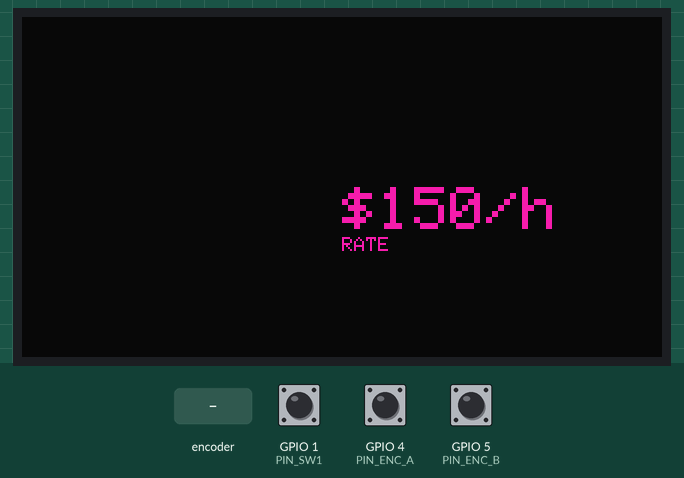
Simulated run of this sketch. Board: ESP32. On the bench: 320×170 colour display. The inputs (shaded band) are chosen by the test bench; at power-on: GPIO 1 (PIN_SW1) HIGH, GPIO 4 (PIN_ENC_A) HIGH, GPIO 5 (PIN_ENC_B) HIGH. What the sketch prints to the serial monitor is not drawn.

Above: at 1.3 s.
1.4 s: rotary encoder on GPIO 4 (PIN_ENC_A) / GPIO 5 (PIN_ENC_B) turned 3 steps (first pin leading)
At 3.0 s:
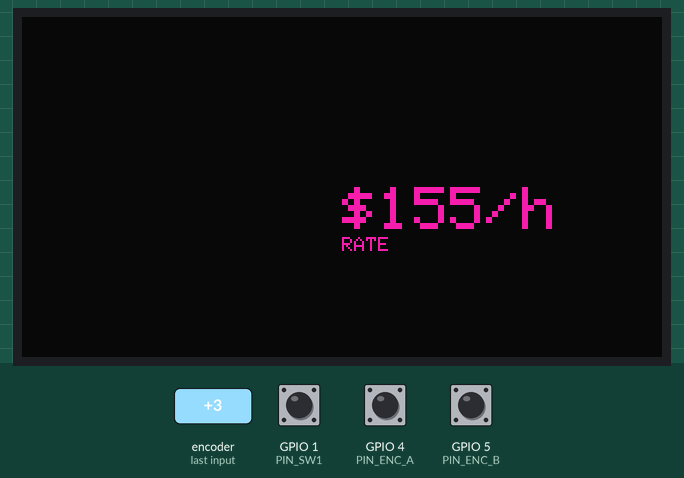
3.5 s: rotary encoder on GPIO 4 (PIN_ENC_A) / GPIO 5 (PIN_ENC_B) turned 1 step (first pin leading)
At 4.2 s:
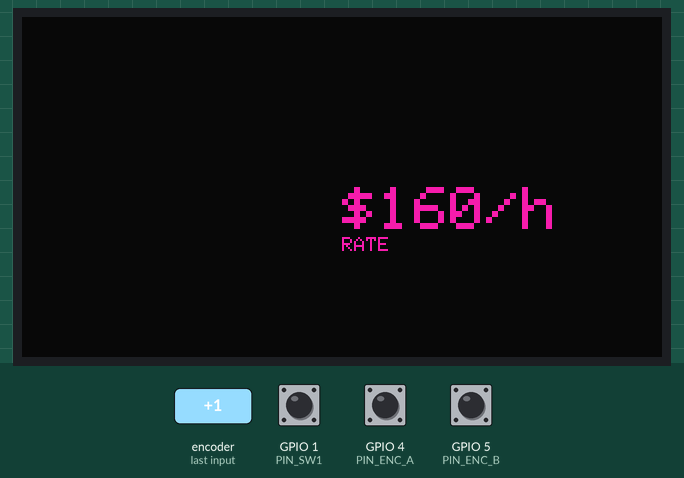
5.2 s: GPIO 1 (PIN_SW1) pulled LOW for 0.2 s
At 6.7 s:
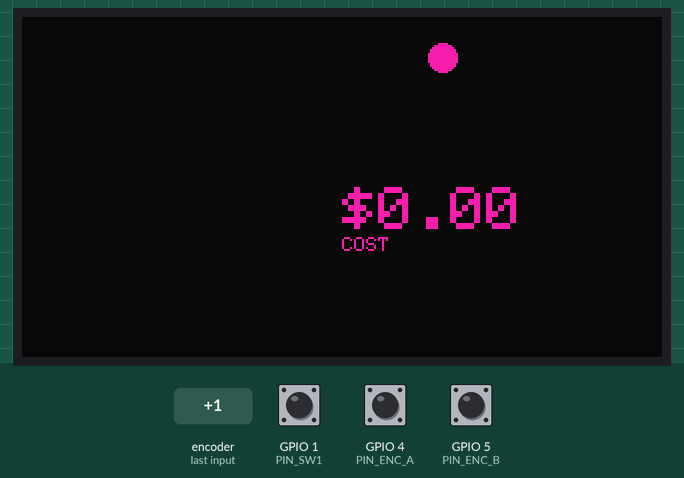
8.4 s: GPIO 1 (PIN_SW1) pulled LOW for 3.2 s
At 11.0 s:
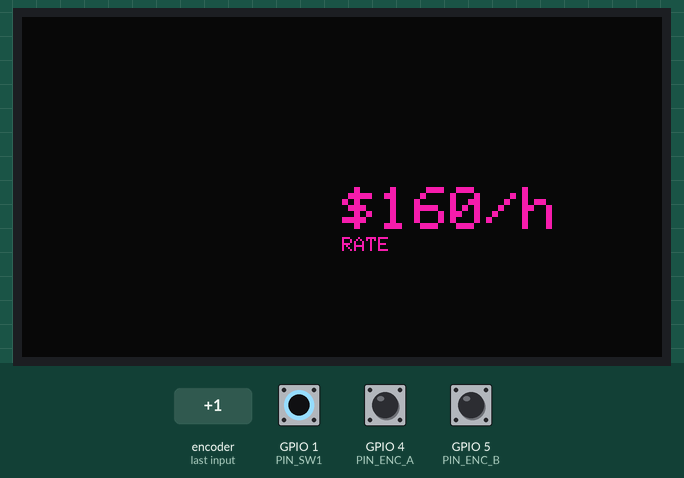
Timing chart, 0 to 12.5 s (numbered marks = the images above; inputs shaded):
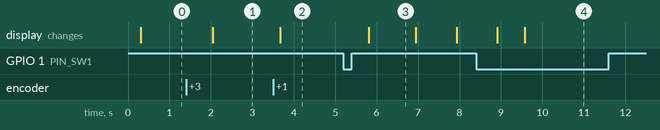

The sketch:

deepseek_deepseek-v4-pro_rep1.ino
```cpp
#define LGFX_USE_V1
#include <LovyanGFX.hpp>

class LGFX : public lgfx::LGFX_Device {
  lgfx::Panel_ST7789 _panel; lgfx::Bus_SPI _bus; lgfx::Light_PWM _light;
public:
  LGFX() {
    { auto cfg = _bus.config(); cfg.spi_host = SPI2_HOST; cfg.spi_mode = 0;
      cfg.freq_write = 50000000; cfg.freq_read = 16000000; cfg.spi_3wire = false;
      cfg.use_lock = true; cfg.dma_channel = SPI_DMA_CH_AUTO;
      cfg.pin_sclk = 12; cfg.pin_mosi = 11; cfg.pin_miso = -1; cfg.pin_dc = 13;
      _bus.config(cfg); _panel.setBus(&_bus); }
    { auto cfg = _panel.config(); cfg.pin_cs = 10; cfg.pin_rst = 9; cfg.pin_busy = -1;
      cfg.panel_width = 170; cfg.panel_height = 320; cfg.offset_x = 35; cfg.offset_y = 0;
      cfg.offset_rotation = 2; cfg.readable = false; cfg.invert = true;
      cfg.rgb_order = false; cfg.dlen_16bit = false; cfg.bus_shared = false;
      _panel.config(cfg); }
    { auto cfg = _light.config(); cfg.pin_bl = 8; cfg.invert = false;
      cfg.freq = 44100; cfg.pwm_channel = 7; _light.config(cfg); _panel.setLight(&_light); }
    setPanel(&_panel);
  }
};

LGFX tft;
static LGFX_Sprite sprite(&tft);
static bool sprite_ok = false;

// --- pins ---
constexpr int PIN_SW1 = 1;
constexpr int PIN_SW2 = 2;
constexpr int PIN_ENC_A = 4;
constexpr int PIN_ENC_B = 5;

// --- encoder interrupts ---
volatile int32_t enc_raw = 0;
static int32_t last_enc_val = 0;

void IRAM_ATTR enc_isr() {
  static uint8_t prev = 0;
  uint8_t a = digitalRead(PIN_ENC_A);
  uint8_t b = digitalRead(PIN_ENC_B);
  uint8_t state = (a << 1) | b;
  static const int8_t table[16] = {0,-1,1,0,1,0,0,-1,-1,0,0,1,0,1,-1,0};
  int8_t step = table[(prev << 2) | state];
  if (step != 0) enc_raw += step;
  prev = state;
}

void setup_encoder() {
  pinMode(PIN_ENC_A, INPUT_PULLUP);
  pinMode(PIN_ENC_B, INPUT_PULLUP);
  attachInterrupt(digitalPinToInterrupt(PIN_ENC_A), enc_isr, CHANGE);
  attachInterrupt(digitalPinToInterrupt(PIN_ENC_B), enc_isr, CHANGE);
}

// --- button debounce ---
struct Button {
  uint8_t pin;
  bool last_stable = true;
  bool current = true;
  uint32_t stable_since = 0;
  uint32_t press_start = 0;
  bool short_press_flag = false;
  bool long_hold_flag = false;

  void init(uint8_t p) {
    pin = p;
    pinMode(pin, INPUT_PULLUP);
    current = digitalRead(pin);
    last_stable = current;
  }

  void update(uint32_t now) {
    bool raw = digitalRead(pin);
    if (raw != current) {
      current = raw;
      stable_since = now;
    } else if (now - stable_since >= 25) {
      if (raw != last_stable) {
        last_stable = raw;
        if (!raw) {
          press_start = now;
          short_press_flag = false;
          long_hold_flag = false;
        } else {
          if (now - press_start < 800) {
            short_press_flag = true;
          }
          press_start = 0;
        }
      } else if (!raw && press_start > 0 && (now - press_start >= 800)) {
        if (!long_hold_flag) {
          long_hold_flag = true;
        }
      }
    }
  }

  bool short_press() {
    bool tmp = short_press_flag;
    short_press_flag = false;
    return tmp;
  }

  bool long_hold() {
    bool tmp = long_hold_flag;
    long_hold_flag = false;
    return tmp;
  }
};

Button sw1;

// --- state machine ---
enum class State : uint8_t {
  IDLE,
  RUNNING,
  PAUSED
};
State state = State::IDLE;
float rate_per_hour = 150.0f;
float cost = 0.0f;
uint32_t timer_start = 0;
uint32_t elapsed_saved = 0;

// --- display helpers ---
static uint32_t last_render = 0;
constexpr int render_interval = 33;

void draw_idle() {
  sprite.fillScreen(0x0841);
  sprite.setTextColor(0xEEF0F5);
  sprite.setTextDatum(TC_DATUM);
  sprite.setTextSize(3);
  char buf[32];
  snprintf(buf, sizeof(buf), "$%.0f/h", rate_per_hour);
  sprite.setCursor(160, 85);
  sprite.print(buf);
  sprite.setTextSize(1);
  sprite.setCursor(160, 110);
  sprite.print("RATE");
}

void draw_cost(float current_cost, bool breathing) {
  sprite.fillScreen(0x0841);
  sprite.setTextColor(0xEEF0F5);
  sprite.setTextDatum(TC_DATUM);
  sprite.setTextSize(3);
  char buf[32];
  snprintf(buf, sizeof(buf), "$%.2f", current_cost);
  sprite.setCursor(160, 85);
  sprite.print(buf);
  sprite.setTextSize(1);
  sprite.setCursor(160, 110);
  sprite.print("COST");

  if (breathing) {
    uint32_t elapsed = (millis() - timer_start) / 1000;
    float breath = sin(elapsed * 2.0f) * 0.5f + 0.5f;
    int r = 4 + (int)(breath * 6);
    sprite.fillCircle(210, 20, r, 0xEEF0F5);
  }
}

void render(uint32_t now) {
  if (!sprite_ok) return;
  if (now - last_render < render_interval) return;
  last_render = now;

  switch (state) {
    case State::IDLE:
      draw_idle();
      break;
    case State::RUNNING: {
      uint32_t elapsed_now = (now - timer_start) / 1000;
      float total_seconds = elapsed_saved + elapsed_now;
      float current = (rate_per_hour / 3600.0f) * total_seconds;
      draw_cost(current, true);
      break;
    }
    case State::PAUSED:
      draw_cost(cost, false);
      break;
  }
  sprite.pushSprite(0,0);
}

void update_cost() {
  uint32_t now = millis();
  if (state == State::RUNNING) {
    uint32_t elapsed_now = (now - timer_start) / 1000;
    float total_seconds = elapsed_saved + elapsed_now;
    cost = (rate_per_hour / 3600.0f) * total_seconds;
  }
}

void setup() {
  Serial.begin(115200);
  Serial.println("\n=== Meeting cost meter ===");

  tft.init();
  tft.setRotation(1);
  tft.setBrightness(180);

  if (!sprite.createSprite(320, 170)) {
    Serial.println("Failed to allocate sprite");
    sprite_ok = false;
  } else {
    sprite_ok = true;
    sprite.setFont(&fonts::Font0);
  }

  sw1.init(PIN_SW1);
  setup_encoder();

  state = State::IDLE;
  elapsed_saved = 0;
  cost = 0;
}

void loop() {
  uint32_t now = millis();

  noInterrupts();
  int32_t current_enc = enc_raw;
  interrupts();
  int32_t delta = current_enc - last_enc_val;
  last_enc_val = current_enc;
  if (delta != 0) {
    int32_t detents = delta / 4;
    for (int32_t i = 0; i < abs(detents); i++) {
      if (detents > 0) rate_per_hour += 5;
      else rate_per_hour -= 5;
      if (rate_per_hour < 0) rate_per_hour = 0;
    }
    if (state == State::IDLE) {
      Serial.printf("Rate: $%.0f/h\n", rate_per_hour);
    }
  }

  sw1.update(now);

  if (sw1.short_press()) {
    switch (state) {
      case State::IDLE:
        state = State::RUNNING;
        timer_start = now;
        elapsed_saved = 0;
        Serial.println("Started meeting");
        break;
      case State::RUNNING:
        elapsed_saved += (now - timer_start) / 1000;
        cost = (rate_per_hour / 3600.0f) * elapsed_saved;
        state = State::PAUSED;
        Serial.println("Paused");
        break;
      case State::PAUSED:
        state = State::RUNNING;
        timer_start = now;
        Serial.println("Resumed");
        break;
    }
  }

  if (sw1.long_hold()) {
    state = State::IDLE;
    cost = 0;
    elapsed_saved = 0;
    timer_start = 0;
    Serial.println("Reset");
  }

  update_cost();
  render(now);
}
```

Measured:
- after the input at 1.4 s, the display: changes after 0.64 s (image 1)
- after the input at 3.5 s, the display: changes after 0.18 s (image 2)
- after the input at 5.2 s, the display: changes after 0.61 s (image 3)
- after the input at 8.4 s, the display: first differs from a run without the input after 1.2 s (image 4)
- what the display in image 3 shows lasts 1.1 s, from 5.8 s to 6.9 s
